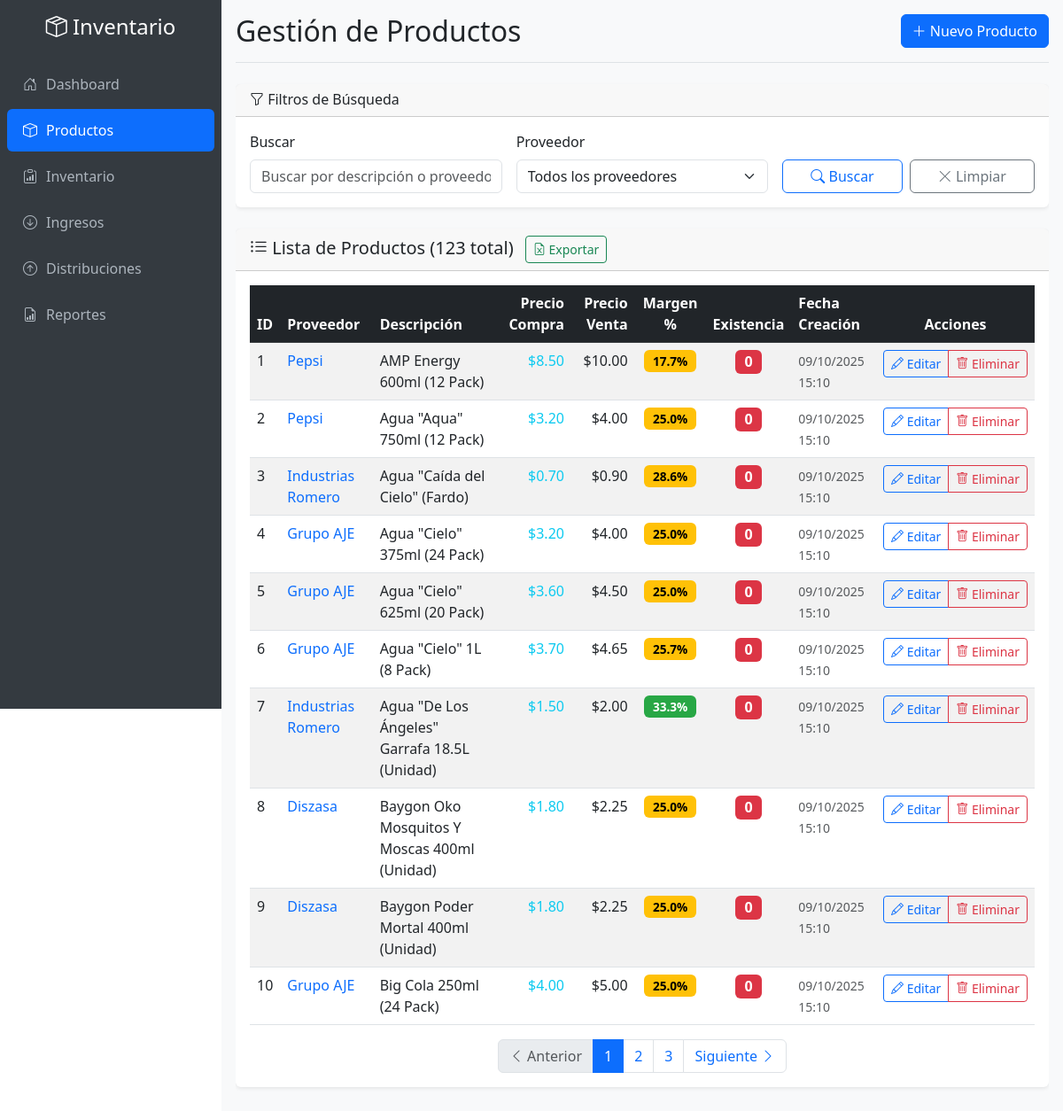
Before: /productos.php with the older database file.
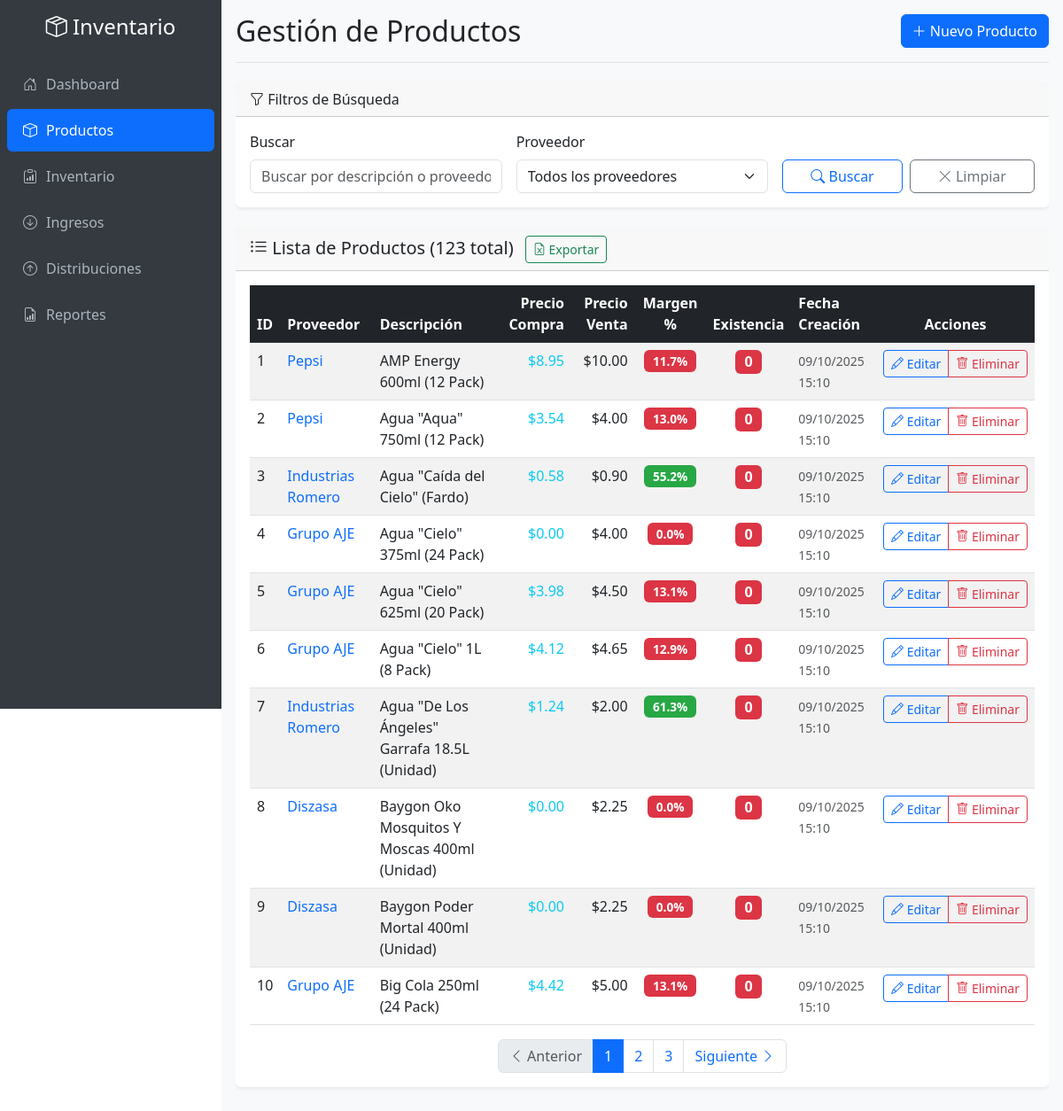
After: the same page with the newer database file.
### tables this page shows
CREATE TABLE productos (
    id INT PRIMARY KEY AUTO_INCREMENT,
    proveedor VARCHAR(255) NOT NULL,
    descripcion TEXT NOT NULL,
    precio_compra DECIMAL(10,2) DEFAULT 0.00 COMMENT 'Último precio de compra registrado',
    precio_venta DECIMAL(10,2) NOT NULL,
    existencia INT DEFAULT 0,
    margen_ganancia DECIMAL(5,2) AS (
        CASE 
            WHEN precio_compra > 0 THEN ((precio_venta - precio_compra) / precio_compra * 100)
            ELSE 0
        END
    ) STORED COMMENT 'Margen de ganancia en porcentaje (calculado automáticamente)',
    fecha_creacion TIMESTAMP DEFAULT CURRENT_TIMESTAMP,
    fecha_actualizacion TIMESTAMP DEFAULT CURRENT_TIMESTAMP ON UPDATE CURRENT_TIMESTAMP,
    INDEX idx_proveedor (proveedor),
    INDEX idx_existencia (existencia)
);

### productos.php (the view, shortened to what this page needs)
<?php
$database = new Database();
$db = $database->getConnection();
$page = isset($_GET['page']) ? (int)$_GET['page'] : 1;
$limit = 10;
$offset = ($page - 1) * $limit;
$search = isset($_GET['search']) ? $_GET['search'] : '';
$proveedor_filter = isset($_GET['proveedor']) ? $_GET['proveedor'] : '';
$where_conditions = [];
$params = [];
$where_clause = !empty($where_conditions) ? "WHERE " . implode(" AND ", $where_conditions) : "";
$count_query = "SELECT COUNT(*) as total FROM productos $where_clause";
$stmt_count = $db->prepare($count_query);
$stmt_count->execute($params);
$total_productos = $stmt_count->fetch()['total'];
$total_pages = ceil($total_productos / $limit);
$query = "SELECT
    id,
    proveedor,
    descripcion,
    precio_compra,
    precio_venta,
    existencia,
    margen_ganancia,
    fecha_creacion
FROM productos
$where_clause
ORDER BY fecha_creacion DESC
LIMIT $limit OFFSET $offset";
$stmt = $db->prepare($query);
$stmt->execute($params);
$productos = $stmt->fetchAll();
?>
<!DOCTYPE html>
<html lang="es">
<head>
    <link href="https://cdn.jsdelivr.net/npm/bootstrap@5.3.0/dist/css/bootstrap.min.css" rel="stylesheet">
    <link href="https://cdn.jsdelivr.net/npm/bootstrap-icons@1.10.0/font/bootstrap-icons.css" rel="stylesheet">
</head>
<body>
    <div class="app-container">
        <nav class="sidebar" id="sidebar">
            <div class="pt-3">
                <div class="text-center mb-4">
                    <h4 class="text-white d-none d-lg-block">
                        <i class="bi bi-box-seam"></i> Inventario
                    </h4>
                </div>
                <ul class="nav flex-column">
                    <li class="nav-item">
                        <a class="nav-link" href="index.php">
                            <i class="bi bi-house-door"></i> Dashboard
                        </a>
                    </li>
                    <li class="nav-item">
                        <a class="nav-link active" href="productos.php">
                            <i class="bi bi-box"></i> Productos
                        </a>
                    </li>
                    <li class="nav-item">
                        <a class="nav-link" href="inventario.php">
                            <i class="bi bi-clipboard-data"></i> Inventario
                        </a>
                    </li>
                    <li class="nav-item">
                        <a class="nav-link" href="ingresos.php">
                            <i class="bi bi-arrow-down-circle"></i> Ingresos
                        </a>
                    </li>
                    <li class="nav-item">
                        <a class="nav-link" href="distribuciones.php">
                            <i class="bi bi-arrow-up-circle"></i> Distribuciones
                        </a>
                    </li>
                    <li class="nav-item">
                        <a class="nav-link" href="reportes.php">
                            <i class="bi bi-file-earmark-bar-graph"></i> Reportes
                        </a>
                    </li>
                </ul>
            </div>
        </nav>
        <main class="main-content">
            <div class="content-wrapper">
                <div class="d-flex justify-content-between flex-wrap align-items-center mb-4 pb-3 border-bottom">
                    <h1 class="h2 mb-0">Gestión de Productos</h1>
                    <button type="button" class="btn btn-primary" data-bs-toggle="modal" data-bs-target="#modalProducto">
                        <i class="bi bi-plus-lg"></i>
                        <span class="d-none d-sm-inline">Nuevo Producto</span>
                    </button>
                </div>
                <div class="card mb-4 animate-in">
                    <div class="card-header">
                        <h6 class="mb-0">
                            <i class="bi bi-funnel"></i> Filtros de Búsqueda
                        </h6>
                    </div>
                    <div class="card-body">
                        <form method="GET" class="row g-3">
                            <div class="col-md-4">
                                <label for="search" class="form-label">Buscar</label>
                                <input type="text" class="form-control" id="search" name="search"
                                       value="<?php echo htmlspecialchars($search); ?>"
                                       placeholder="Buscar por descripción o proveedor...">
                            </div>
                            <div class="col-md-4">
                                <label for="proveedor" class="form-label">Proveedor</label>
                                <select class="form-select" id="proveedor" name="proveedor">
                                    <option value="">Todos los proveedores</option>
                                </select>
                            </div>
                            <div class="col-md-4 d-flex align-items-end gap-2">
                                <button type="submit" class="btn btn-outline-primary flex-fill">
                                    <i class="bi bi-search"></i>
                                    <span class="d-none d-sm-inline">Buscar</span>
                                </button>
                                <a href="productos.php" class="btn btn-outline-secondary flex-fill">
                                    <i class="bi bi-x-lg"></i>
                                    <span class="d-none d-sm-inline">Limpiar</span>
                                </a>
                            </div>
                        </form>
                    </div>
                </div>
                <div class="card animate-in">
                    <div class="card-header">
                        <h5 class="card-title mb-0">
                            <i class="bi bi-list-ul"></i>
                            Lista de Productos (<?php echo number_format($total_productos); ?> total)
                        </h5>
                    </div>
                    <div class="card-body">
                        <?php if (count($productos) > 0): ?>
                            <div class="table-responsive">
                                <table class="table table-striped table-hover mb-0">
                                    <thead class="table-dark">
                                        <tr>
                                            <th>ID</th>
                                            <th>Proveedor</th>
                                            <th>Descripción</th>
                                            <th class="text-end">Precio Compra</th>
                                            <th class="text-end">Precio Venta</th>
                                            <th class="text-center">Margen %</th>
                                            <th class="text-center">Existencia</th>
                                            <th class="d-none d-md-table-cell">Fecha Creación</th>
                                            <th class="table-actions text-center">Acciones</th>
                                        </tr>
                                    </thead>
                                    <tbody>
                                        <?php foreach ($productos as $producto): ?>
                                            <?php
                                            $margen = $producto['margen_ganancia'];
                                            $margen_class = 'margen-bajo';
                                            if ($margen >= 30) {
                                                $margen_class = 'margen-alto';
                                            } elseif ($margen >= 15) {
                                                $margen_class = 'margen-medio';
                                            }
                                            ?>
                                            <tr>
                                                <td class="fw-medium"><?php echo $producto['id']; ?></td>
                                                <td>
                                                    <span class="fw-medium text-primary">
                                                        <?php echo htmlspecialchars($producto['proveedor']); ?>
                                                    </span>
                                                </td>
                                                <td>
                                                    <span title="<?php echo htmlspecialchars($producto['descripcion']); ?>">
                                                        <?php echo htmlspecialchars($producto['descripcion']); ?>
                                                    </span>
                                                </td>
                                                <td class="text-end text-info fw-medium">
                                                    $<?php echo number_format($producto['precio_compra'], 2); ?>
                                                </td>
                                                <td class="text-end fw-medium">
                                                    $<?php echo number_format($producto['precio_venta'], 2); ?>
                                                </td>
                                                <td class="text-center">
                                                    <span class="badge margen-badge <?php echo $margen_class; ?>">
                                                        <?php echo number_format($margen, 1); ?>%
                                                    </span>
                                                </td>
                                                <td class="text-center">
                                                    <span class="badge fs-6 <?php echo $producto['existencia'] == 0 ? 'bg-danger' : ($producto['existencia'] < 10 ? 'bg-warning text-dark' : 'bg-success'); ?>">
                                                        <?php echo number_format($producto['existencia']); ?>
                                                    </span>
                                                </td>
                                                <td class="d-none d-md-table-cell text-muted">
                                                    <small><?php echo date('d/m/Y H:i', strtotime($producto['fecha_creacion'])); ?></small>
                                                </td>
                                                <td class="table-actions text-center">
                                                    <div class="btn-group" role="group">
                                                        <button type="button" class="btn btn-sm btn-outline-primary"
                                                                onclick="editarProducto(<?php echo htmlspecialchars(json_encode($producto)); ?>)"
                                                                title="Editar producto">
                                                            <i class="bi bi-pencil"></i>
                                                            <span class="d-none d-lg-inline"> Editar</span>
                                                        </button>
                                                        <button type="button" class="btn btn-sm btn-outline-danger"
                                                                onclick="eliminarProducto(<?php echo $producto['id']; ?>, '<?php echo htmlspecialchars($producto['descripcion']); ?>')"
                                                                title="Eliminar producto">
                                                            <i class="bi bi-trash"></i>
                                                            <span class="d-none d-lg-inline"> Eliminar</span>
                                                        </button>
                                                    </div>
                                                </td>
                                            </tr>
                                        <?php endforeach; ?>
                                    </tbody>
                                </table>
                            </div>
                            <?php if ($total_pages > 1): ?>
                                <nav aria-label="Navegación de productos" class="mt-3">
                                    <ul class="pagination justify-content-center mb-0">
                                        <li class="page-item <?php echo $page <= 1 ? 'disabled' : ''; ?>">
                                            <a class="page-link" href="?page=<?php echo $page - 1; ?>&search=<?php echo urlencode($search); ?>&proveedor=<?php echo urlencode($proveedor_filter); ?>">
                                                <i class="bi bi-chevron-left"></i>
                                                <span class="d-none d-sm-inline"> Anterior</span>
                                            </a>
                                        </li>
                                        <?php for ($i = max(1, $page - 2); $i <= min($total_pages, $page + 2); $i++): ?>
                                            <li class="page-item <?php echo $i == $page ? 'active' : ''; ?>">
                                                <a class="page-link" href="?page=<?php echo $i; ?>&search=<?php echo urlencode($search); ?>&proveedor=<?php echo urlencode($proveedor_filter); ?>"><?php echo $i; ?></a>
                                            </li>
                                        <?php endfor; ?>
                                        <li class="page-item <?php echo $page >= $total_pages ? 'disabled' : ''; ?>">
                                            <a class="page-link" href="?page=<?php echo $page + 1; ?>&search=<?php echo urlencode($search); ?>&proveedor=<?php echo urlencode($proveedor_filter); ?>">
                                                <span class="d-none d-sm-inline">Siguiente </span>
                                                <i class="bi bi-chevron-right"></i>
                                            </a>
                                        </li>
                                    </ul>
                                </nav>
                            <?php endif; ?>
                        <?php endif; ?>
                    </div>
                </div>
            </div>
        </main>
    </div>
</body>
</html>

### productos.php (style rules this page uses)
* { box-sizing: border-box; }
body { margin: 0; padding: 0; overflow-x: hidden; }
.app-container { display: flex; min-height: 100vh; width: 100%; }
.sidebar { background-color: #343a40; width: 250px; min-height: 100vh; position: fixed; top: 0; left: 0; z-index: 1000; overflow-y: auto; transition: transform 0.3s ease; }
.sidebar .nav-link { color: #adb5bd; padding: 0.75rem 1rem; border-radius: 0.375rem; margin: 0.125rem 0.5rem; display: flex; align-items: center; }
.sidebar .nav-link.active { color: #fff; background-color: #0d6efd; }
.sidebar .nav-link i { width: 20px; margin-right: 8px; text-align: center; }
.main-content { flex: 1; margin-left: 250px; min-height: 100vh; width: calc(100% - 250px); padding: 1rem; background-color: #f8f9fa; }
.table-actions { white-space: nowrap; }
.btn-sm { padding: 0.25rem 0.5rem; font-size: 0.875rem; }
.card { border: none; box-shadow: 0 0.125rem 0.25rem rgba(0, 0, 0, 0.075); margin-bottom: 1rem; }
.margen-badge { font-size: 0.85rem; padding: 0.35rem 0.6rem; }
.margen-alto { background-color: #28a745; color: white; }
.margen-bajo { background-color: #dc3545; color: white; }
.content-wrapper { width: 100%; max-width: 100%; overflow-x: auto; }
.animate-in { animation: slideIn 0.3s ease-out; }
.margen-medio { background-color: #ffc107; color: #000; }

Changed rows visible on the page:
changed productos "AMP Energy 600ml (12 Pack)": precio_compra "8.50" → "8.95"; margen_ganancia "17.7" → "11.7"
changed productos "Agua \"Aqua\" 750ml (12 Pack)": precio_compra "3.20" → "3.54"; margen_ganancia "25.0" → "13.0"
changed productos "Agua \"Caída del Cielo\" (Fardo)": precio_compra "0.70" → "0.58"; margen_ganancia "28.6" → "55.2"
changed productos "Agua \"Cielo\" 375ml (24 Pack)": precio_compra "3.20" → "0.00"; margen_ganancia "25.0" → "0.0"
changed productos "Agua \"Cielo\" 625ml (20 Pack)": precio_compra "3.60" → "3.98"; margen_ganancia "25.0" → "13.1"
changed productos "Agua \"Cielo\" 1L (8 Pack)": precio_compra "3.70" → "4.12"; margen_ganancia "25.7" → "12.9"
changed productos "Agua \"De Los Ángeles\" Garrafa 18.5L (Unidad)": precio_compra "1.50" → "1.24"; margen_ganancia "33.3" → "61.3"
changed productos "Baygon Oko Mosquitos Y Moscas 400ml (Unidad)": precio_compra "1.80" → "0.00"; margen_ganancia "25.0" → "0.0"
changed productos "Baygon Poder Mortal 400ml (Unidad)": precio_compra "1.80" → "0.00"; margen_ganancia "25.0" → "0.0"
changed productos "Big Cola 250ml (24 Pack)": precio_compra "4.00" → "4.42"; margen_ganancia "25.0" → "13.1"
